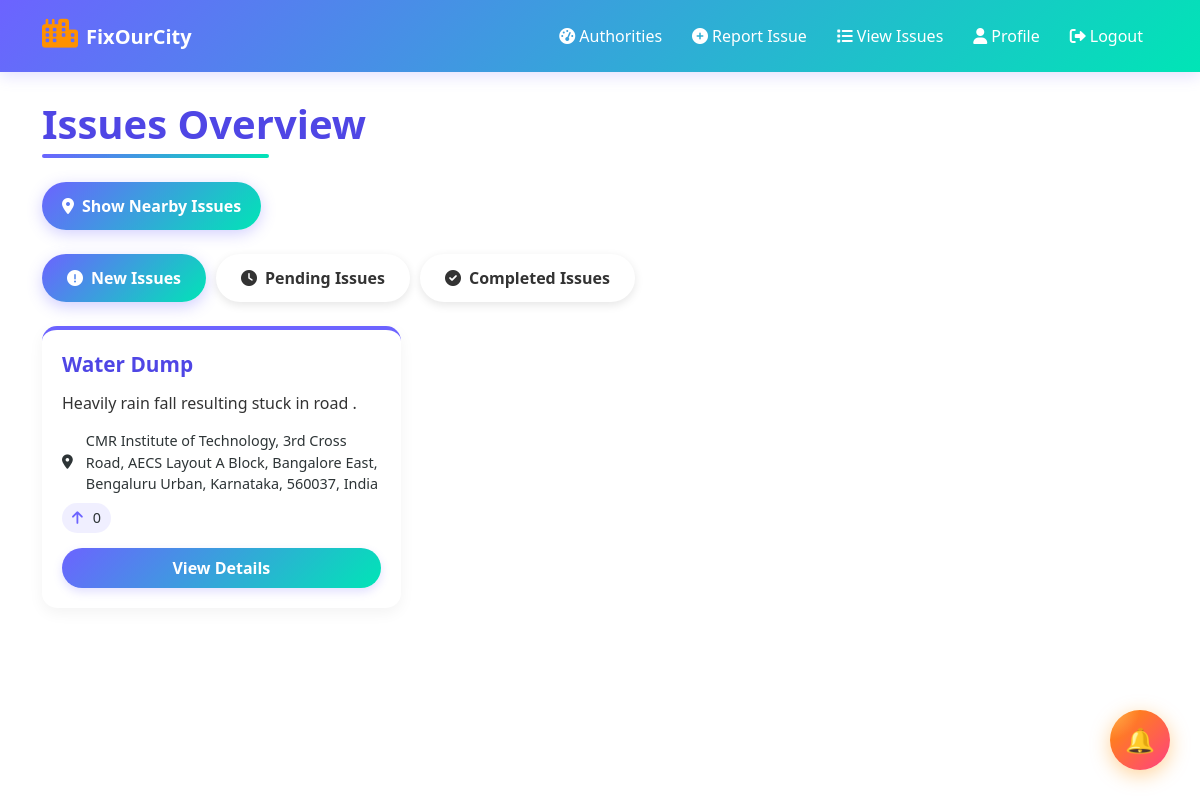
The page /issues/view/ on the database its author committed.
### issues/models.py (models this page shows, shortened)
class Issue(models.Model):
    STATUS_CHOICES = [
        ('new', 'New'),
        ('pending', 'Pending'),
        ('in_progress', 'In Progress'),
        ('completed', 'Completed')
    ]
    title = models.CharField(max_length=255)
    description = models.TextField()
    location = models.TextField()
    latitude = models.FloatField(null=True, blank=True)
    longitude = models.FloatField(null=True, blank=True)
    address = models.CharField(max_length=512, null=True, blank=True)
    status = models.CharField(max_length=50, choices=STATUS_CHOICES, default='new')
    upvotes_count = models.PositiveIntegerField(default=0)
    reported_by = models.ForeignKey(User, on_delete=models.CASCADE, related_name='reported_issues')
    contractor = models.ForeignKey('contractor.Contractor', null=True, blank=True, on_delete=models.SET_NULL, related_name='assigned_issues')
    government_authority = models.ForeignKey('authorities.Authority', on_delete=models.CASCADE, related_name='jurisdiction_issues')
    created_at = models.DateTimeField(auto_now_add=True)
    updated_at = models.DateTimeField(auto_now=True)
    completed_at = models.DateTimeField(null=True, blank=True)

### issues/views.py (the view, shortened to what this page needs)
# urls.py: path('view/', views.view_issues, name='view_issues'),
def view_issues(request):
    new_issues = Issue.objects.filter(status='new')
    pending_issues = Issue.objects.filter(status='pending')
    completed_issues = Issue.objects.filter(status='completed')
    context = {
        'new_issues': new_issues,
        'pending_issues': pending_issues,
        'completed_issues': completed_issues
    }
    return render(request, 'view_issues.html', context)

### issues/context_processors.py (called while the page is built)
def issue_utils(request):
    from issues.models import UserRating
    def has_been_rated_by(issue, user):
        if not user.is_authenticated:
            return False
        return UserRating.objects.filter(issue=issue, user=user).exists()
    return {
        'has_been_rated_by': has_been_rated_by
    }

### templates/view_issues.html (shortened to what this page needs)
<!DOCTYPE html>
<html lang="en">
<head>
    <link rel="stylesheet" href="https://cdnjs.cloudflare.com/ajax/libs/bootstrap/5.3.2/css/bootstrap.min.css">
    <link rel="stylesheet" href="https://cdnjs.cloudflare.com/ajax/libs/font-awesome/6.0.0/css/all.min.css">
    <link rel="stylesheet" href="https://cdnjs.cloudflare.com/ajax/libs/animate.css/4.1.1/animate.min.css">
</head>
<body>
    <nav class="navbar navbar-expand-lg fixed-top">
        <div class="container">
            <a class="navbar-brand animate__animated animate__fadeIn" href="#">
                <i class="fas fa-city me-2"></i>FixOurCity
            </a>
            <div class="collapse navbar-collapse" id="navbarNav">
                <ul class="navbar-nav ms-auto">
                    <li class="nav-item animate__animated animate__fadeIn" style="animation-delay: 0.1s">
                        <a class="nav-link" href="{% url 'dept' %}"><i class="fas fa-tachometer-alt me-1"></i>Authorities</a>
                    </li>
                    <li class="nav-item animate__animated animate__fadeIn" style="animation-delay: 0.1s">
                        <a class="nav-link" href="{% url 'create_issue' %}"><i class="fas fa-plus-circle me-1"></i>Report Issue</a>
                    </li>
                    <li class="nav-item animate__animated animate__fadeIn" style="animation-delay: 0.2s">
                        <a class="nav-link" href="{% url 'view_issues' %}"><i class="fas fa-list me-1"></i>View Issues</a>
                    </li>
                    <li class="nav-item animate__animated animate__fadeIn" style="animation-delay: 0.3s">
                        <a class="nav-link" href="{% url 'profile' %}"><i class="fas fa-user me-1"></i>Profile</a>
                    </li>
                    <li class="nav-item animate__animated animate__fadeIn" style="animation-delay: 0.4s">
                        <a class="nav-link" href="{% url 'logout' %}"><i class="fas fa-sign-out-alt me-1"></i>Logout</a>
                    </li>
                </ul>
            </div>
        </div>
    </nav>
    <div class="main-container container">
        <h1 class="mb-4 animate__animated animate__fadeIn">Issues Overview</h1>
        <div class="filter-options mb-4 animate__animated animate__fadeIn" style="animation-delay: 0.2s">
            <button id="location-filter-btn" class="btn btn-primary me-3">
                <i class="fas fa-map-marker-alt me-2"></i>Show Nearby Issues
            </button>
        </div>
        <div class="tabs mb-4 animate__animated animate__fadeIn" style="animation-delay: 0.3s">
            <button class="tab-button active" data-tab="new">
                <i class="fas fa-exclamation-circle me-2"></i>New Issues
            </button>
            <button class="tab-button" data-tab="pending">
                <i class="fas fa-clock me-2"></i>Pending Issues
            </button>
            <button class="tab-button" data-tab="completed">
                <i class="fas fa-check-circle me-2"></i>Completed Issues
            </button>
        </div>
        <div id="new-issues" class="tab-content animate__animated animate__fadeIn" style="animation-delay: 0.4s">
            <div class="issues-grid">
                {% for issue in new_issues %}
                <div class="issue-card" data-lat="{{ issue.latitude }}" data-lng="{{ issue.longitude }}" style="animation-delay: {{ forloop.counter|add:5 }}0ms">
                    <h3 class="issue-title">{{ issue.title }}</h3>
                    <p class="issue-description">{{ issue.description|truncatewords:30 }}</p>
                    <div class="issue-meta">
                        <span><i class="fas fa-map-marker-alt me-2"></i>{{ issue.address }}</span>
                        <span class="upvote-count"><i class="fas fa-arrow-up"></i>{{ issue.upvotes_count }}</span>
                    </div>
                    <a href="{% url 'issue_detail' issue.id %}" class="view-details-btn">View Details</a>
                </div>
                {% empty %}
                    <p id="no-new-issues" class="no-issues-message">No new issues.</p>
                {% endfor %}
            </div>
        </div>
    </div>
    <div class="notification-indicator animate__animated animate__bounceIn" style="animation-delay: 0.8s">
        <a href="{% url 'view_notifications' %}" class="btn btn-primary btn-lg rounded-circle">
            🔔
            <span class="position-absolute top-0 start-100 translate-middle badge rounded-pill bg-danger">
            </span>
        </a>
    </div>
</body>
</html>

### rows shown on the page
Issue: title "Water Dump", description "Heavily rain fall resulting stuck in road .", address "CMR Institute of Technology, 3rd Cross Road, AECS Layout A Block, Bangalore East, Bengaluru Urban, Karnataka, 560037, India", upvotes_count "0"
